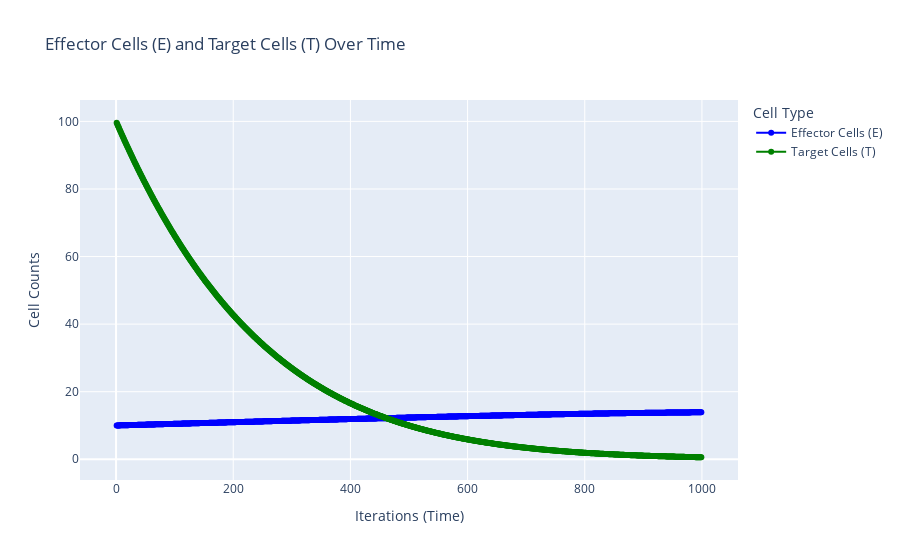

Notebook cell for this chart:
### Code cell
simple_model._observe(10**3)
simple_model._plot_scatter()

### Figure 1 — Plotly figure (JSON) as saved in the notebook; plotly's stock layout.template omitted (floating-point values rounded to 4 significant figures; data arrays with more than 128 entries replaced by an {"elided": "..."} marker saying what was removed)
{"data": [{"line": {"color": "blue"}, "mode": "lines+markers", "name": "Effector Cells (E)", "type": "scatter", "x": {"elided": "999 int values"}, "y": {"elided": "1000 float values"}}, {"line": {"color": "green"}, "mode": "lines+markers", "name": "Target Cells (T)", "type": "scatter", "x": {"elided": "999 int values"}, "y": {"elided": "1000 float values"}}], "layout": {"autosize": true, "legend": {"title": {"text": "Cell Type"}}, "title": {"text": "Effector Cells (E) and Target Cells (T) Over Time"}, "xaxis": {"autorange": true, "range": [-59.86, 1060.0], "title": {"text": "Iterations (Time)"}, "type": "linear"}, "yaxis": {"autorange": true, "range": [-7.572, 107.8], "title": {"text": "Cell Counts"}, "type": "linear"}}}
